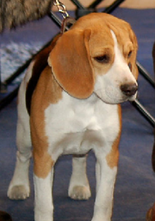
#> input picture image_data_set/sample_test_image_query_1.png, 155 x 221 px, shrunk from 298 x 424 before the run
$ jupyter execute --allow-errors feature_matching_test.ipynb
#> lines starting #> are read from the running program, lines starting #| are printed output that depends on the picture
[cell 1]
# Author - Puneet Soni
# Object X detection using feature matching

#Feature Matching using Brute Force Matcher

import numpy as np
import cv2
from matplotlib import pyplot as plt
import os
import time

[cell 2]
start_time = time.perf_counter()
# speed-up using multithreads

cv2.setUseOptimized(True);
cv2.setNumThreads(8);

# Read the query image and input image files

img1 =  cv2.imread('image_data_set/sample_test_image_query_1.png',0)
#> img1: shape (221, 155); min 0, max 255, mean 107.2
img2 =  cv2.imread('image_data_set/sample_test_image_1.png',0)
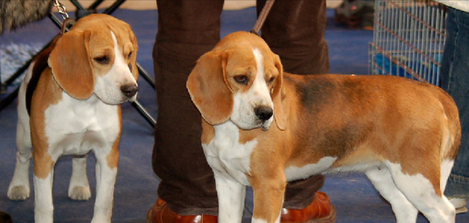
#> input picture image_data_set/sample_test_image_1.png, 469 x 223 px, shrunk from 901 x 429 before the run
#> img2: shape (223, 469); min 0, max 255, mean 99.1

img3 =  cv2.imread('image_data_set/sample_test_image_query_2.jpg',0)
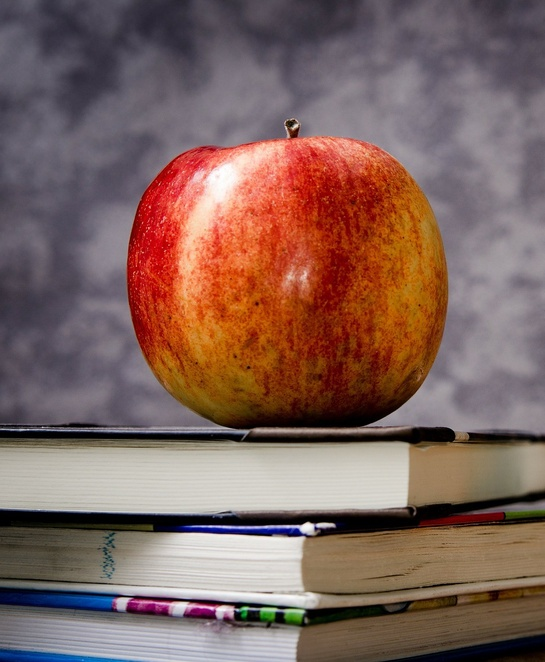
#> input picture image_data_set/sample_test_image_query_2.jpg, 545 x 662 px, shrunk from 1046 x 1271 before the run
#> img3: shape (662, 545); min 0, max 255, mean 108.1
img4 =  cv2.imread('image_data_set/sample_test_image_2.jpg',0)
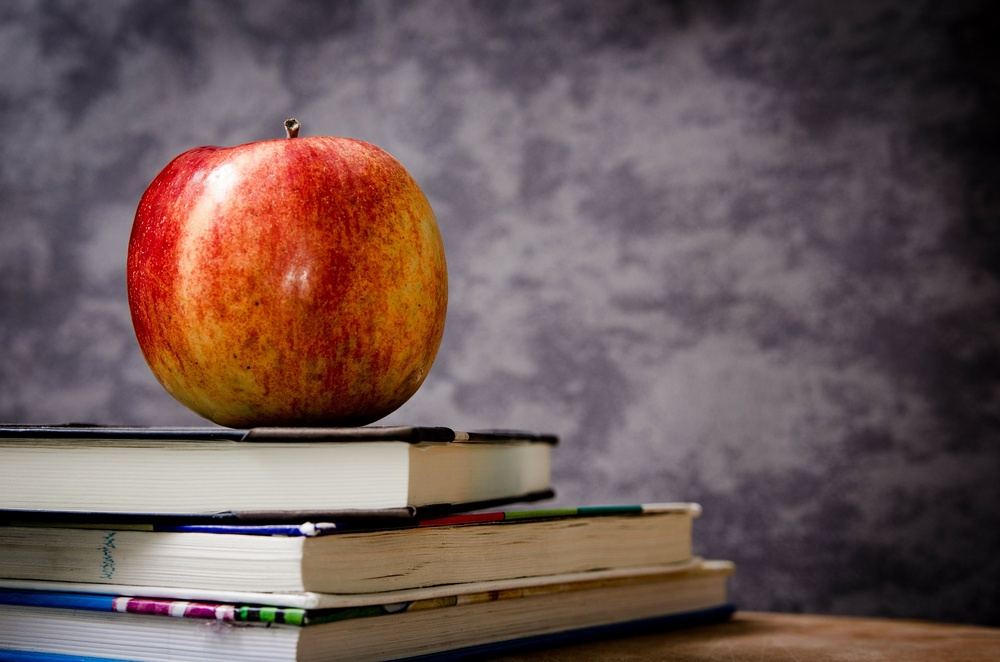
#> input picture image_data_set/sample_test_image_2.jpg, 1000 x 662 px, shrunk from 1920 x 1271 before the run
#> img4: shape (662, 1000); min 0, max 255, mean 93.5

img5 =  cv2.imread('image_data_set/sample_test_image_query_3.jpg',0)
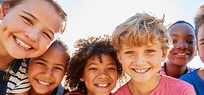
#> input picture image_data_set/sample_test_image_query_3.jpg, 204 x 95 px, shrunk from 392 x 183 before the run
#> img5: shape (95, 204); min 0, max 255, mean 151.3
img6 =  cv2.imread('image_data_set/sample_test_image_3.jpg',0)
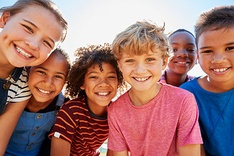
#> input picture image_data_set/sample_test_image_3.jpg, 234 x 156 px, shrunk from 450 x 300 before the run
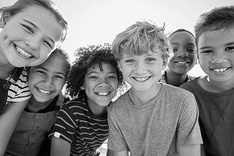
#> img6: shape (156, 234); min 0, max 255, mean 130.9

img7 =  cv2.imread('image_data_set/sample_test_image_query_4.jpg',0)
img8 =  cv2.imread('image_data_set/sample_test_image_4.jpg',0)

img9 =  cv2.imread('image_data_set/sample_test_image_query_5.jpg',0)
img10 =  cv2.imread('image_data_set/sample_test_image_5.jpg',0)

# [5 lines of commented-out code are left out]

[cell 3]
# Defining Similarity Detector

orb  = cv2.ORB_create()

# Key Points and Descriptors

kp1, des1 = orb.detectAndCompute(img1,None)
#> kp1 = 225 keypoints; strongest (x, y, size): (96, 58, 37.2), (120, 87, 31), (94, 57, 31), (97, 57, 53.6)
kp2, des2 = orb.detectAndCompute(img2,None)
#> kp2 = 456 keypoints; strongest (x, y, size): (266, 113, 92.6), (133, 98, 37.2), (271, 114, 31), (269, 112, 77.1)

kp3, des3 = orb.detectAndCompute(img3,None)
#> kp3 = 500 keypoints; strongest (x, y, size): (302, 527, 53.6), (303, 527, 64.3), (301, 528, 44.6), (312, 526, 37.2)
kp4, des4 = orb.detectAndCompute(img4,None)
#> kp4 = 500 keypoints; strongest (x, y, size): (304, 527, 53.6), (303, 527, 64.3), (302, 527, 44.6), (305, 526, 92.6)

kp5, des5 = orb.detectAndCompute(img5,None)
#> kp5 = 197 keypoints; strongest (x, y, size): (71, 56, 31), (165, 63, 31), (71, 55, 37.2), (56, 40, 31)
kp6, des6 = orb.detectAndCompute(img6,None)
#> kp6 = 364 keypoints; strongest (x, y, size): (68, 95, 31), (70, 98, 31), (67, 98, 31), (65, 85, 31)

kp7, des7 = orb.detectAndCompute(img7,None)
#> kp7 = (); des7 = None
kp8, des8 = orb.detectAndCompute(img8,None)
#> kp8 = (); des8 = None

kp9, des9 = orb.detectAndCompute(img9,None)
#> kp9 = (); des9 = None
kp10, des10 = orb.detectAndCompute(img10,None)
#> kp10 = (); des10 = None

# Brute Force Matcher
bf = cv2.BFMatcher(cv2.NORM_HAMMING, crossCheck = True)

# BFMatcher objects
matches = bf.match(des1,des2)
#> matches = 101 matches
matches = bf.match(des3,des4)
#> matches = 401 matches
matches = bf.match(des5,des6)
#> matches = 93 matches
matches = bf.match(des7,des8)
#> matches = ()
matches = bf.match(des9,des10)

matches = sorted(matches, key = lambda x:x.distance)
#> matches = []

[cell 4]
# Create a new varible for img3 which contains the matching features of img1 and img2

img_output_1 = cv2.drawMatches(img1,kp1,img2,kp2,matches[:30],None, flags=2)
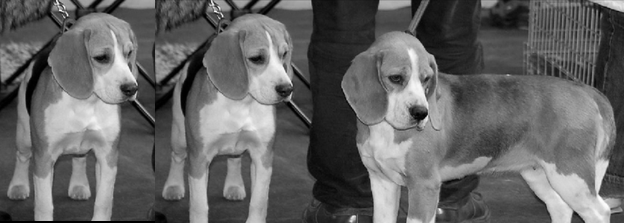
#> img_output_1: shape (223, 624, 3); min 0, max 255, mean 100.9

img_output_2 = cv2.drawMatches(img3,kp3,img4,kp4,matches[:30],None, flags=2)
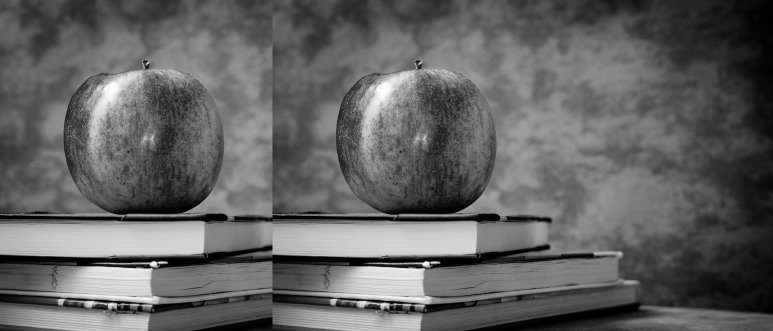
#> img_output_2: shape (662, 1545, 3) (shown at 1/2 size); min 0, max 255, mean 98.7

img_output_3 = cv2.drawMatches(img5,kp5,img6,kp6,matches[:30],None, flags=2)
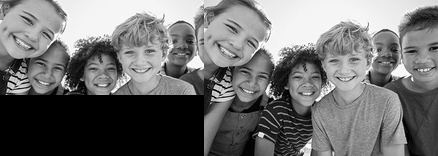
#> img_output_3: shape (156, 438, 3); min 0, max 255, mean 112.9

#> (the rest of this cell did not finish here and is left out)

[cell 5]
# Define how similar they are
number_keypoints = 0
if len(kp1) <= len(kp2):
    number_keypoints = len(kp1)
#> number_keypoints = 225
else:
    number_keypoints = len(kp2)
print("Keypoints 1ST Image: " + str(len(kp1)))
#| Keypoints 1ST Image: 225
print("Keypoints 2ND Image: " + str(len(kp2)))
#| Keypoints 2ND Image: 456

[cell 6]
image_array = ['img1','img2']
keypoints_array = [len(kp1),len(kp2)]
#> keypoints_array = [225, 456]

plt.bar(image_array, keypoints_array)
plt.title('Matched Keys points of images', fontsize=14)
plt.xlabel('Images', fontsize='large')
plt.xticks()
plt.ylabel('Keypoints', fontsize='large')

plt.show()
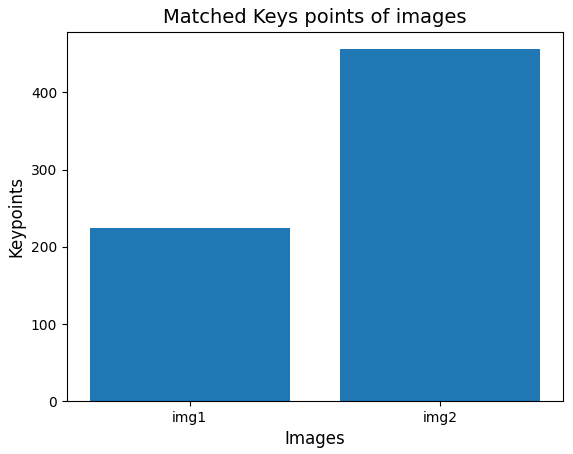
#> figure drawn by matplotlib, 1 panel
